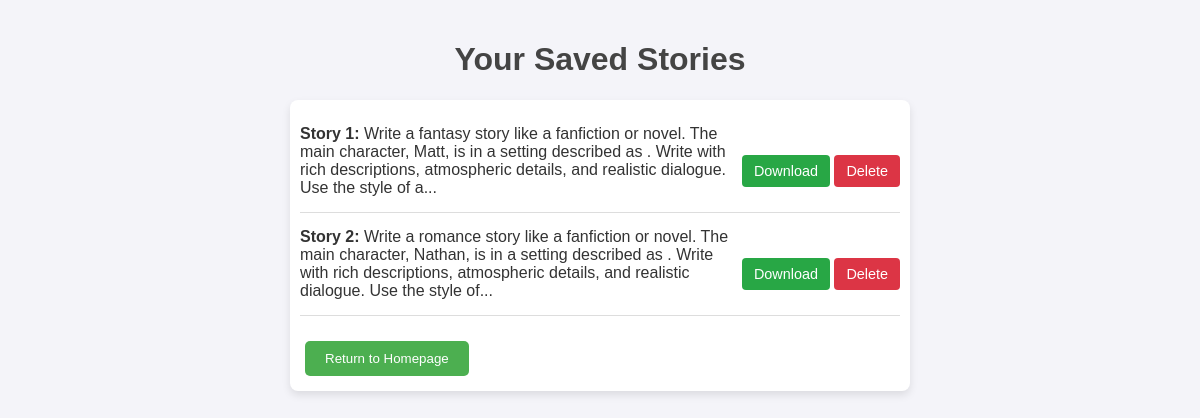
Screenshot of /profile (signed in) with the database file from the repository.
### tables this page shows
CREATE TABLE stories (
        id INTEGER PRIMARY KEY AUTOINCREMENT,
        user_id INTEGER,
        story TEXT,
        FOREIGN KEY (user_id) REFERENCES users (id)
    );

### app.py (the view)
@app.route('/profile')
def profile():
    user_id = session.get('user_id')
    if not user_id:
        flash("Please log in to view your profile.", "error")
        return redirect(url_for('login'))
    conn = sqlite3.connect('story_generator.db')
    cursor = conn.cursor()
    cursor.execute("SELECT id, story FROM stories WHERE user_id = ?", (user_id,))
    stories = cursor.fetchall()
    conn.close()
    return render_template('profile.html', stories=stories)

### templates/profile.html (shortened to what this page needs)
<!DOCTYPE html>
<html lang="en">
<head>
</head>
<body>
    <h1>Your Saved Stories</h1>
    <div class="story-container">
        {% if stories %}
            {% for story_id, story in stories %}
                <div class="story">
                    <p><strong>Story {{ story_id }}:</strong> {{ story[:200] }}...</p>
                    <div class="button-container">
                        <a href="{{ url_for('download_saved_story', story_id=story_id) }}" class="action-button download-button">Download</a>
                        <a href="{{ url_for('delete_saved_story', story_id=story_id) }}" class="action-button delete-button">Delete</a>
                    </div>
                </div>
            {% endfor %}
        {% else %}
            <p class="no-stories">You have no saved stories.</p>
        {% endif %}
         <div class="button-container">
            <form action="/" method="GET">
                <button type="submit">Return to Homepage</button>
            </form>
        </div>
    </div>
</body>
</html>

### templates/profile.html (style rules this page uses)
body { font-family: Arial, sans-serif; margin: 0; padding: 20px; background-color: #f4f4f9; color: #333; }
h1 { text-align: center; color: #444; }
.story-container { margin: 20px auto; max-width: 600px; padding: 10px; background: white; border-radius: 8px; box-shadow: 0 4px 8px rgba(0, 0, 0, 0.1); }
.story { padding: 10px 0; border-bottom: 1px solid #ddd; display: flex; justify-content: space-between; align-items: center; }
.story p { margin: 0; padding: 5px 0; flex: 1; }
.button-container { margin-top: 20px; }
button { padding: 10px 20px; background-color: #4CAF50; color: white; border: none; border-radius: 5px; cursor: pointer; margin: 5px; transition: background-color 0.3s; }
.action-button { display: inline-block; padding: 8px 12px; font-size: 0.9em; color: white; text-decoration: none; border-radius: 4px; text-align: center; }
.download-button { background-color: #28a745; }
.delete-button { background-color: #dc3545; }

### rows the page displays
stories: id "1", story "Write a fantasy story like a fanfiction or novel. The main character, Matt, is in a setting described as . Write with rich descriptions, atmospheric details, and realistic dialogue. Use the style of a"
stories: id "2", story "Write a romance story like a fanfiction or novel. The main character, Nathan, is in a setting described as . Write with rich descriptions, atmospheric details, and realistic dialogue. Use the style of"
